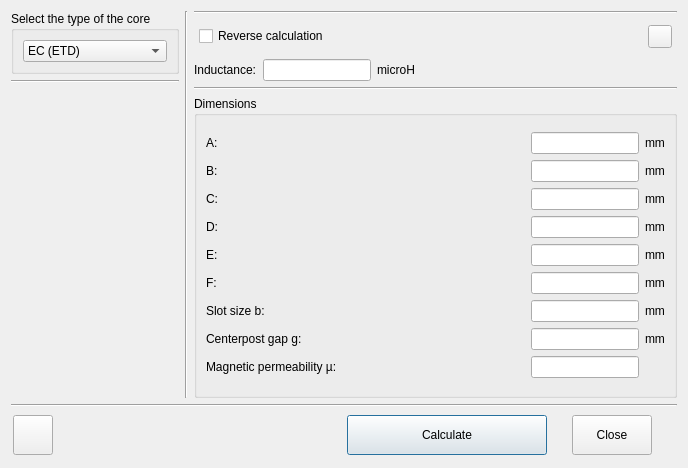
<?xml version="1.0" encoding="UTF-8"?>
<ui version="4.0">
 <class>ECore</class>
 <widget class="QDialog" name="ECore">
  <property name="windowModality">
   <enum>Qt::WindowModal</enum>
  </property>
  <property name="geometry">
   <rect>
    <x>0</x>
    <y>0</y>
    <width>688</width>
    <height>468</height>
   </rect>
  </property>
  <property name="windowTitle">
   <string>E-core coil</string>
  </property>
  <property name="windowIcon">
   <iconset resource="res.qrc">
    <normaloff>:/menu_ico/res/ico1-ecore.png</normaloff>:/menu_ico/res/ico1-ecore.png</iconset>
  </property>
  <property name="locale">
   <locale language="English" country="UnitedStates"/>
  </property>
  <layout class="QVBoxLayout" name="verticalLayout">
   <item>
    <layout class="QHBoxLayout" name="horizontalLayout">
     <item>
      <layout class="QVBoxLayout" name="verticalLayout_5">
       <property name="sizeConstraint">
        <enum>QLayout::SetMinimumSize</enum>
       </property>
       <item>
        <widget class="QGroupBox" name="groupBox">
         <property name="sizePolicy">
          <sizepolicy hsizetype="Preferred" vsizetype="Fixed">
           <horstretch>0</horstretch>
           <verstretch>0</verstretch>
          </sizepolicy>
         </property>
         <property name="title">
          <string>Select the type of the core</string>
         </property>
         <layout class="QVBoxLayout" name="verticalLayout_3">
          <item>
           <widget class="QComboBox" name="comboBox">
            <property name="focusPolicy">
             <enum>Qt::NoFocus</enum>
            </property>
            <property name="toolTip">
             <string notr="true"/>
            </property>
            <property name="currentText">
             <string notr="true">EC (ETD)</string>
            </property>
            <property name="currentIndex">
             <number>0</number>
            </property>
            <item>
             <property name="text">
              <string notr="true">EC (ETD)</string>
             </property>
            </item>
            <item>
             <property name="text">
              <string notr="true">EE ○</string>
             </property>
            </item>
            <item>
             <property name="text">
              <string notr="true">EE □</string>
             </property>
            </item>
            <item>
             <property name="text">
              <string notr="true">EI ○</string>
             </property>
            </item>
            <item>
             <property name="text">
              <string notr="true">EI □</string>
             </property>
            </item>
           </widget>
          </item>
         </layout>
        </widget>
       </item>
       <item>
        <widget class="Line" name="line_4">
         <property name="orientation">
          <enum>Qt::Horizontal</enum>
         </property>
        </widget>
       </item>
       <item>
        <widget class="QLabel" name="image">
         <property name="sizePolicy">
          <sizepolicy hsizetype="Fixed" vsizetype="Preferred">
           <horstretch>0</horstretch>
           <verstretch>0</verstretch>
          </sizepolicy>
         </property>
         <property name="text">
          <string notr="true"/>
         </property>
         <property name="pixmap">
          <pixmap resource="res.qrc">:/images/res/EC-core-round.png</pixmap>
         </property>
         <property name="alignment">
          <set>Qt::AlignCenter</set>
         </property>
        </widget>
       </item>
      </layout>
     </item>
     <item>
      <widget class="Line" name="line_2">
       <property name="orientation">
        <enum>Qt::Vertical</enum>
       </property>
      </widget>
     </item>
     <item>
      <layout class="QVBoxLayout" name="verticalLayout_2">
       <item>
        <widget class="Line" name="line">
         <property name="orientation">
          <enum>Qt::Horizontal</enum>
         </property>
        </widget>
       </item>
       <item>
        <layout class="QGridLayout" name="gridLayout_3">
         <property name="leftMargin">
          <number>5</number>
         </property>
         <property name="topMargin">
          <number>5</number>
         </property>
         <property name="rightMargin">
          <number>5</number>
         </property>
         <property name="bottomMargin">
          <number>5</number>
         </property>
         <item row="0" column="0">
          <widget class="QCheckBox" name="checkBox_isReverce">
           <property name="text">
            <string>Reverse calculation</string>
           </property>
          </widget>
         </item>
         <item row="0" column="1">
          <widget class="QToolButton" name="toolButton_saturation">
           <property name="toolTip">
            <string>Saturation current</string>
           </property>
           <property name="text">
            <string notr="true"/>
           </property>
           <property name="icon">
            <iconset resource="res.qrc">
             <normaloff>:/menu_ico/res/ico2-magnetic.png</normaloff>:/menu_ico/res/ico2-magnetic.png</iconset>
           </property>
           <property name="checkable">
            <bool>true</bool>
           </property>
          </widget>
         </item>
        </layout>
       </item>
       <item>
        <layout class="QGridLayout" name="gridLayout">
         <item row="0" column="0">
          <widget class="QLabel" name="label_N">
           <property name="text">
            <string notr="true">Inductance:</string>
           </property>
           <property name="wordWrap">
            <bool>true</bool>
           </property>
          </widget>
         </item>
         <item row="0" column="1">
          <widget class="QLineEdit" name="lineEdit_N">
           <property name="sizePolicy">
            <sizepolicy hsizetype="Fixed" vsizetype="Fixed">
             <horstretch>0</horstretch>
             <verstretch>0</verstretch>
            </sizepolicy>
           </property>
          </widget>
         </item>
         <item row="0" column="3">
          <spacer name="horizontalSpacer">
           <property name="orientation">
            <enum>Qt::Horizontal</enum>
           </property>
           <property name="sizeHint" stdset="0">
            <size>
             <width>40</width>
             <height>20</height>
            </size>
           </property>
          </spacer>
         </item>
         <item row="0" column="2">
          <widget class="QLabel" name="label_N_m">
           <property name="text">
            <string notr="true">microH</string>
           </property>
          </widget>
         </item>
        </layout>
       </item>
       <item>
        <widget class="Line" name="line_3">
         <property name="orientation">
          <enum>Qt::Horizontal</enum>
         </property>
        </widget>
       </item>
       <item>
        <widget class="QGroupBox" name="groupBox_2">
         <property name="sizePolicy">
          <sizepolicy hsizetype="Expanding" vsizetype="Expanding">
           <horstretch>0</horstretch>
           <verstretch>0</verstretch>
          </sizepolicy>
         </property>
         <property name="title">
          <string>Dimensions</string>
         </property>
         <layout class="QVBoxLayout" name="verticalLayout_4">
          <item>
           <layout class="QGridLayout" name="gridLayout_2">
            <item row="2" column="0">
             <widget class="QLabel" name="label_c">
              <property name="text">
               <string notr="true">C:</string>
              </property>
              <property name="wordWrap">
               <bool>true</bool>
              </property>
             </widget>
            </item>
            <item row="3" column="1">
             <widget class="QLineEdit" name="lineEdit_d">
              <property name="sizePolicy">
               <sizepolicy hsizetype="Fixed" vsizetype="Fixed">
                <horstretch>0</horstretch>
                <verstretch>0</verstretch>
               </sizepolicy>
              </property>
             </widget>
            </item>
            <item row="1" column="1">
             <widget class="QLineEdit" name="lineEdit_b">
              <property name="sizePolicy">
               <sizepolicy hsizetype="Fixed" vsizetype="Fixed">
                <horstretch>0</horstretch>
                <verstretch>0</verstretch>
               </sizepolicy>
              </property>
             </widget>
            </item>
            <item row="3" column="0">
             <widget class="QLabel" name="label_d">
              <property name="text">
               <string notr="true">D:</string>
              </property>
             </widget>
            </item>
            <item row="7" column="0">
             <widget class="QLabel" name="label_g">
              <property name="text">
               <string notr="true">Centerpost gap g:</string>
              </property>
             </widget>
            </item>
            <item row="1" column="0">
             <widget class="QLabel" name="label_b">
              <property name="text">
               <string notr="true">B:</string>
              </property>
              <property name="wordWrap">
               <bool>true</bool>
              </property>
             </widget>
            </item>
            <item row="7" column="1">
             <widget class="QLineEdit" name="lineEdit_g">
              <property name="sizePolicy">
               <sizepolicy hsizetype="Fixed" vsizetype="Fixed">
                <horstretch>0</horstretch>
                <verstretch>0</verstretch>
               </sizepolicy>
              </property>
             </widget>
            </item>
            <item row="4" column="2">
             <widget class="QLabel" name="label_05">
              <property name="text">
               <string notr="true">mm</string>
              </property>
             </widget>
            </item>
            <item row="1" column="2">
             <widget class="QLabel" name="label_02">
              <property name="sizePolicy">
               <sizepolicy hsizetype="Fixed" vsizetype="Preferred">
                <horstretch>0</horstretch>
                <verstretch>0</verstretch>
               </sizepolicy>
              </property>
              <property name="text">
               <string notr="true">mm</string>
              </property>
             </widget>
            </item>
            <item row="4" column="1">
             <widget class="QLineEdit" name="lineEdit_e">
              <property name="sizePolicy">
               <sizepolicy hsizetype="Fixed" vsizetype="Fixed">
                <horstretch>0</horstretch>
                <verstretch>0</verstretch>
               </sizepolicy>
              </property>
             </widget>
            </item>
            <item row="2" column="2">
             <widget class="QLabel" name="label_03">
              <property name="sizePolicy">
               <sizepolicy hsizetype="Fixed" vsizetype="Preferred">
                <horstretch>0</horstretch>
                <verstretch>0</verstretch>
               </sizepolicy>
              </property>
              <property name="text">
               <string notr="true">mm</string>
              </property>
             </widget>
            </item>
            <item row="6" column="0">
             <widget class="QLabel" name="label_s">
              <property name="text">
               <string notr="true">Slot size b:</string>
              </property>
             </widget>
            </item>
            <item row="5" column="0">
             <widget class="QLabel" name="label_f">
              <property name="text">
               <string notr="true">F:</string>
              </property>
             </widget>
            </item>
            <item row="5" column="2">
             <widget class="QLabel" name="label_06">
              <property name="text">
               <string notr="true">mm</string>
              </property>
             </widget>
            </item>
            <item row="6" column="1">
             <widget class="QLineEdit" name="lineEdit_s">
              <property name="sizePolicy">
               <sizepolicy hsizetype="Fixed" vsizetype="Fixed">
                <horstretch>0</horstretch>
                <verstretch>0</verstretch>
               </sizepolicy>
              </property>
             </widget>
            </item>
            <item row="6" column="2">
             <widget class="QLabel" name="label_07">
              <property name="text">
               <string notr="true">mm</string>
              </property>
             </widget>
            </item>
            <item row="4" column="0">
             <widget class="QLabel" name="label_e">
              <property name="text">
               <string notr="true">E:</string>
              </property>
             </widget>
            </item>
            <item row="0" column="2">
             <widget class="QLabel" name="label_01">
              <property name="sizePolicy">
               <sizepolicy hsizetype="Fixed" vsizetype="Preferred">
                <horstretch>0</horstretch>
                <verstretch>0</verstretch>
               </sizepolicy>
              </property>
              <property name="text">
               <string notr="true">mm</string>
              </property>
             </widget>
            </item>
            <item row="3" column="2">
             <widget class="QLabel" name="label_04">
              <property name="text">
               <string notr="true">mm</string>
              </property>
             </widget>
            </item>
            <item row="2" column="1">
             <widget class="QLineEdit" name="lineEdit_c">
              <property name="sizePolicy">
               <sizepolicy hsizetype="Fixed" vsizetype="Fixed">
                <horstretch>0</horstretch>
                <verstretch>0</verstretch>
               </sizepolicy>
              </property>
             </widget>
            </item>
            <item row="7" column="2">
             <widget class="QLabel" name="label_08">
              <property name="text">
               <string notr="true">mm</string>
              </property>
             </widget>
            </item>
            <item row="0" column="1">
             <widget class="QLineEdit" name="lineEdit_a">
              <property name="sizePolicy">
               <sizepolicy hsizetype="Fixed" vsizetype="Fixed">
                <horstretch>0</horstretch>
                <verstretch>0</verstretch>
               </sizepolicy>
              </property>
             </widget>
            </item>
            <item row="0" column="0">
             <widget class="QLabel" name="label_a">
              <property name="text">
               <string notr="true">A:</string>
              </property>
              <property name="wordWrap">
               <bool>true</bool>
              </property>
             </widget>
            </item>
            <item row="5" column="1">
             <widget class="QLineEdit" name="lineEdit_f">
              <property name="sizePolicy">
               <sizepolicy hsizetype="Fixed" vsizetype="Fixed">
                <horstretch>0</horstretch>
                <verstretch>0</verstretch>
               </sizepolicy>
              </property>
             </widget>
            </item>
            <item row="8" column="0">
             <widget class="QLabel" name="label_mu">
              <property name="text">
               <string notr="true">Magnetic permeability µ:</string>
              </property>
             </widget>
            </item>
            <item row="8" column="1">
             <widget class="QLineEdit" name="lineEdit_mu">
              <property name="sizePolicy">
               <sizepolicy hsizetype="Fixed" vsizetype="Fixed">
                <horstretch>0</horstretch>
                <verstretch>0</verstretch>
               </sizepolicy>
              </property>
             </widget>
            </item>
            <item row="8" column="2">
             <widget class="QLabel" name="label_09">
              <property name="text">
               <string notr="true"/>
              </property>
             </widget>
            </item>
           </layout>
          </item>
         </layout>
        </widget>
       </item>
      </layout>
     </item>
    </layout>
   </item>
   <item>
    <widget class="Line" name="line_5">
     <property name="orientation">
      <enum>Qt::Horizontal</enum>
     </property>
    </widget>
   </item>
   <item>
    <layout class="QHBoxLayout" name="horizontalLayout_2">
     <property name="spacing">
      <number>25</number>
     </property>
     <property name="leftMargin">
      <number>2</number>
     </property>
     <property name="topMargin">
      <number>2</number>
     </property>
     <property name="rightMargin">
      <number>25</number>
     </property>
     <property name="bottomMargin">
      <number>2</number>
     </property>
     <item>
      <widget class="QPushButton" name="pushButton_help">
       <property name="minimumSize">
        <size>
         <width>40</width>
         <height>40</height>
        </size>
       </property>
       <property name="maximumSize">
        <size>
         <width>40</width>
         <height>40</height>
        </size>
       </property>
       <property name="focusPolicy">
        <enum>Qt::NoFocus</enum>
       </property>
       <property name="toolTip">
        <string>Context help</string>
       </property>
       <property name="text">
        <string/>
       </property>
       <property name="icon">
        <iconset resource="res.qrc">
         <normaloff>:/menu_ico/res/ico2-help.png</normaloff>:/menu_ico/res/ico2-help.png</iconset>
       </property>
       <property name="shortcut">
        <string notr="true">F1</string>
       </property>
       <property name="autoDefault">
        <bool>false</bool>
       </property>
      </widget>
     </item>
     <item>
      <spacer name="horizontalSpacer_2">
       <property name="orientation">
        <enum>Qt::Horizontal</enum>
       </property>
       <property name="sizeHint" stdset="0">
        <size>
         <width>40</width>
         <height>20</height>
        </size>
       </property>
      </spacer>
     </item>
     <item>
      <widget class="QPushButton" name="pushButton_calculate">
       <property name="minimumSize">
        <size>
         <width>200</width>
         <height>40</height>
        </size>
       </property>
       <property name="focusPolicy">
        <enum>Qt::NoFocus</enum>
       </property>
       <property name="toolTip">
        <string notr="true">Enter</string>
       </property>
       <property name="text">
        <string>Calculate</string>
       </property>
       <property name="icon">
        <iconset resource="res.qrc">
         <normaloff>:/menu_ico/res/ico2-enter-key.png</normaloff>:/menu_ico/res/ico2-enter-key.png</iconset>
       </property>
       <property name="shortcut">
        <string notr="true">Enter</string>
       </property>
       <property name="autoDefault">
        <bool>false</bool>
       </property>
       <property name="default">
        <bool>true</bool>
       </property>
      </widget>
     </item>
     <item>
      <widget class="QPushButton" name="pushButton_close">
       <property name="minimumSize">
        <size>
         <width>0</width>
         <height>40</height>
        </size>
       </property>
       <property name="focusPolicy">
        <enum>Qt::NoFocus</enum>
       </property>
       <property name="toolTip">
        <string notr="true">Esc</string>
       </property>
       <property name="text">
        <string>Close</string>
       </property>
       <property name="icon">
        <iconset resource="res.qrc">
         <normaloff>:/menu_ico/res/ico2-unavailable.png</normaloff>:/menu_ico/res/ico2-unavailable.png</iconset>
       </property>
       <property name="shortcut">
        <string notr="true">Esc</string>
       </property>
       <property name="autoDefault">
        <bool>false</bool>
       </property>
      </widget>
     </item>
    </layout>
   </item>
  </layout>
 </widget>
 <tabstops>
  <tabstop>comboBox</tabstop>
  <tabstop>lineEdit_N</tabstop>
  <tabstop>lineEdit_a</tabstop>
  <tabstop>lineEdit_b</tabstop>
  <tabstop>lineEdit_c</tabstop>
  <tabstop>lineEdit_d</tabstop>
  <tabstop>lineEdit_e</tabstop>
  <tabstop>lineEdit_f</tabstop>
  <tabstop>lineEdit_s</tabstop>
  <tabstop>lineEdit_g</tabstop>
  <tabstop>lineEdit_mu</tabstop>
  <tabstop>pushButton_calculate</tabstop>
  <tabstop>pushButton_close</tabstop>
  <tabstop>pushButton_help</tabstop>
 </tabstops>
 <resources>
  <include location="res.qrc"/>
 </resources>
 <connections/>
</ui>
